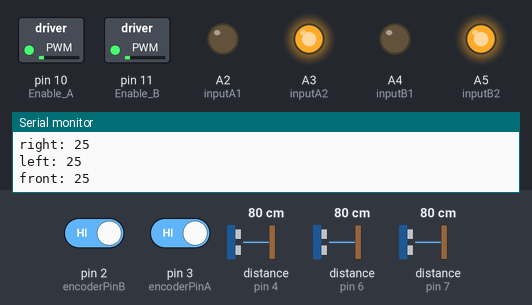
This sketch was run on a simulated Arduino Uno, built with avr-gcc and run on an emulated ATmega328P. On the bench: switched loads named in the sketch (green lamp = pin HIGH), output pins drawn as LEDs (lit = HIGH), the last lines printed to the serial monitor. Wiring (inferred from the names in the program): 3 × ultrasonic range finder: trigger pin 5, echo pin 6 / trigger pin 8, echo pin 7 / trigger pin 12, echo pin 4. The inputs (shaded band) are chosen by the test bench; at power-on: distance to the obstacle (sensors on pin 4, pin 6, pin 7) 80 cm, pin 2 (encoderPinB) HIGH, pin 3 (encoderPinA) HIGH. The echo pulse lasts 58.3 µs per cm; pins used as bus, display or sensor lines are not drawn.

Above: at 1.2 s.
1.3 s: distance to the obstacle (sensor on pin 4) set to 8 cm
4.3 s: distance to the obstacle (sensor on pin 4) set to 5 cm
At 4.9 s:
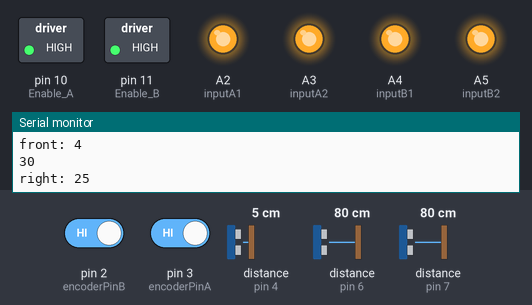
7.3 s: distance to the obstacle (sensor on pin 6) set to 2 cm
10.3 s: distance to the obstacle (sensor on pin 7) set to 2 cm
13.3 s: distance to the obstacle (sensor on pin 6) set to 18 cm
16.3 s: distance to the obstacle (sensor on pin 7) set to 18 cm
Timing chart, 0 to 19.3 s (numbered marks = the images above; inputs shaded):
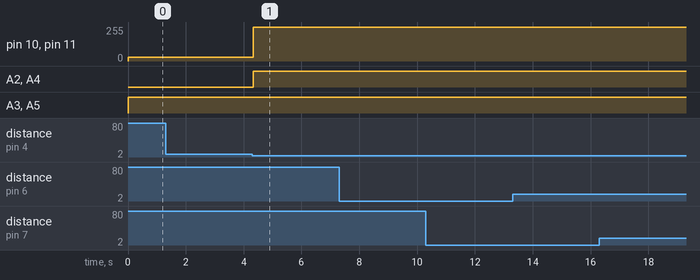

Measured:
- the behaviour switches between 7 and 6 cm on distance to the obstacle (sensor on pin 4) (found by bisection; images 0 and 1)
- after the input at 4.3 s, pin 10 (Enable_A), pin 11 (Enable_B): 30/255 → 255/255 at once; A2 (inputA1), A4 (inputB1): LOW → HIGH at once

The sketch:

motor_deneme.ino
```cpp
#define KP 1
#define KD 5
//#include <Servo.h>
#define HIZ 30
#define encoderPinA 3
#define encoderPinB 2
#define ftrigPin 12
#define fechoPin 4
#define rtrigPin 5
#define rechoPin 6
#define ltrigPin 8
#define lechoPin 7
//Servo motor1 , motor2;
int tourA,tourB = 0;
int ilerleA,ilerleB = 0;
static int son_hata = 0;
volatile  int encoderPosA = 0;
volatile  int encoderPosB = 0;
const int Enable_A = 10;
const int Enable_B = 11;
const int inputA1 = A2;
const int inputA2 = A3;
const int inputB1 = A4;
const int inputB2 = A5;
long sure, mesafe;
void setup()
{
pinMode(encoderPinA, INPUT_PULLUP);
pinMode(encoderPinB, INPUT_PULLUP);
pinMode(ftrigPin, OUTPUT); // Sets the trigPin as an Output
pinMode(fechoPin, INPUT); // Sets the echoPin as an Input
pinMode(rtrigPin, OUTPUT); // Sets the trigPin as an Output
pinMode(rechoPin, INPUT); // Sets the echoPin as an Input
pinMode(ltrigPin, OUTPUT); // Sets the trigPin as an Output
pinMode(lechoPin, INPUT); // Sets the echoPin as an Input
pinMode(Enable_A, OUTPUT);
pinMode(Enable_B, OUTPUT);
pinMode(inputA1, OUTPUT);
pinMode(inputA2, OUTPUT);
pinMode(inputB1, OUTPUT);
pinMode(inputB2, OUTPUT);
attachInterrupt(digitalPinToInterrupt(encoderPinA), doEncoderA, RISING);
attachInterrupt(digitalPinToInterrupt(encoderPinB), doEncoderB, RISING);
Serial.begin(9600);
//motor1.attach(5);
//motor2.attach(6);

}

void loop() {
  ileri();

  /*if(encoderPosA != 3 && encoderPosB != 3){
  ileri();
  }
if(encoderPosA == 3 && encoderPosB == 3){
  kilit();
  delay(50);
}*/
/*Serial.print("encoderA: ");
Serial.println(encoderPosA);
Serial.print("encoderB: ");
Serial.println(encoderPosB);
*/Serial.print("right: ");
Serial.println(read_sensor(1));
Serial.print("left: ");
Serial.println(read_sensor(2));
Serial.print("front: ");
Serial.println(read_sensor(0));

}

int read_sensor(int select){
  int trigPin;
  int echoPin;
  if (select == 0){
    trigPin = ftrigPin;
    echoPin = fechoPin;
  }else if (select == 1){
    trigPin = rtrigPin;
    echoPin = rechoPin;
  }
  else if (select == 2){
    trigPin = ltrigPin;
    echoPin = lechoPin;
  }
  digitalWrite(trigPin, LOW);
  delayMicroseconds(2);
  digitalWrite(trigPin, HIGH);
  delayMicroseconds(10);
  digitalWrite(trigPin, LOW);
  sure = pulseIn(echoPin, HIGH);
  mesafe = (sure/2) / 29.1;
  if(mesafe > 25){
    return 25;
  }
  return mesafe;
}
int pid(int error) {
  float pidTerm;
  pidTerm = (error) * KP + (error - son_hata) * KD;
  son_hata = error;
  return (int(pidTerm));
 //Serial.println(pid(error));
}

int error(){
  return read_sensor(1) - read_sensor(2);
}
void doEncoderA(){
  encoderPosA += 1;
  if(encoderPosA == 4){
    tourA += 1;
 encoderPosA = 0;
  }
  if(tourA ==10){
    ilerleA = 1;
    tourA = 0;
 }
}
void doEncoderB(){
  encoderPosB += 1;
  if(encoderPosB == 4){
    tourB += 1;
  encoderPosB = 0;
  }
  if(tourB ==10){
    ilerleB = 1;
    tourB = 0;
 }
}
void dur(){
digitalWrite(inputA1, HIGH);
digitalWrite(inputA2, HIGH);
digitalWrite(inputB1 , HIGH);
digitalWrite(inputB2, HIGH);
analogWrite(Enable_A, 255);
analogWrite(Enable_B, 255);
}
void ileri() {
int pid_pwm = pid(error());
digitalWrite(inputA1, LOW);
digitalWrite(inputA2, HIGH);
digitalWrite(inputB1 , LOW);
digitalWrite(inputB2, HIGH);
//motor1.write(HIZ);
//motor2.write(HIZ);
analogWrite(Enable_A, HIZ + pid_pwm);
analogWrite(Enable_B, HIZ - pid_pwm);
Serial.println(HIZ + pid_pwm/5);
if(read_sensor(0) < 6){
    dur();}
  }


void kilit(){
int pid_pwm = pid(error());
digitalWrite(inputA1, HIGH);
digitalWrite(inputA2, LOW);
digitalWrite(inputB1 , HIGH);
digitalWrite(inputB2, LOW);
analogWrite(Enable_A, HIZ);
analogWrite(Enable_B, HIZ);
}
```
